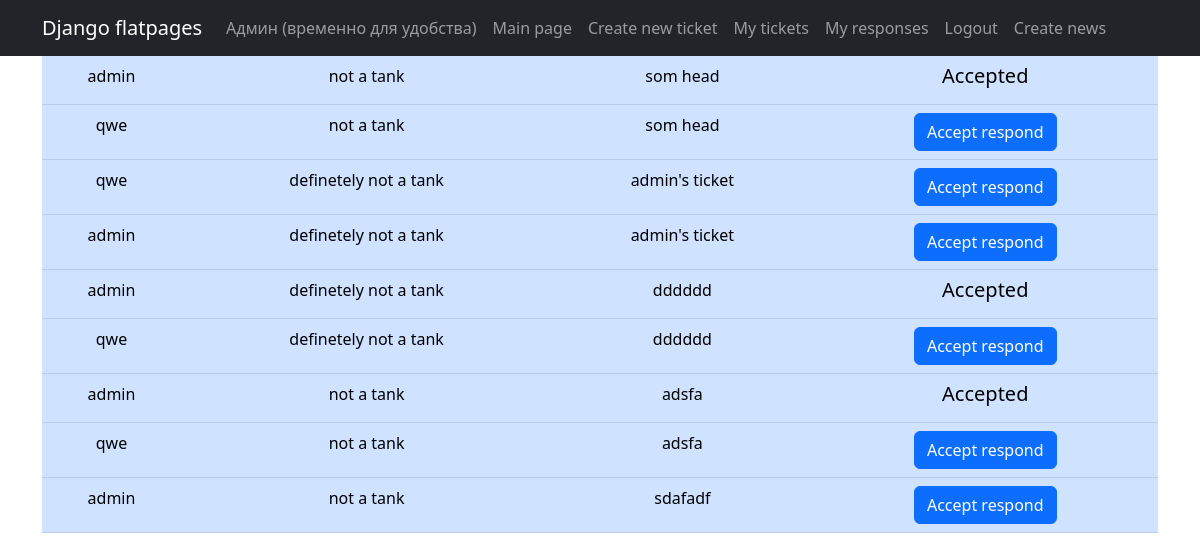
Page /responds/ (signed in) on the committed database.
### tickets/models.py (models this page shows, shortened)
class Responds(models.Model):  # автоматическое определение респондера при создании
    ticket = models.ForeignKey(Ticket, on_delete=models.CASCADE)
    responder = models.ForeignKey(User, on_delete=models.CASCADE)
    is_accepted = models.BooleanField(default=False)

class Ticket(models.Model):
    author = models.ForeignKey(User, on_delete=models.CASCADE)
    head = models.CharField(max_length=200)
    body = CKEditor5Field('Text', config_name='extends')
    category = models.CharField(choices=categories, max_length=25)
    pubdate = models.DateField(auto_now_add=True)

### tickets/views.py (the view)
# urls.py: path('responds/', UserRespondsList.as_view()),
class UserRespondsList(ListView, LoginRequiredMixin):  # Вьюшка с откликами на свои тикеты
    model = Responds
    ordering = 'ticket__pubdate'
    template_name = 'responds.html'
    context_object_name = 'responds'
    def get_queryset(self):
        return Responds.objects.filter(ticket__author=self.request.user)

### templates/responds.html (shortened to what this page needs)
{% extends 'flatpages/default.html' %}
    {% block content %}
    {% if responds %}
    <table class="table table-primary">
    {% for respond in responds %}
        <tr>
            <td>
                {{ respond.responder }}
            </td>
            <td>
                {{ respond.ticket.category }}
            </td>
            <td>
                {{ respond.ticket.head }}
            </td>
            <td>
                {% if not respond.is_accepted %}
                <a class="btn btn-primary" href="{% url 'respond_conformation' respond.id %}">Accept respond</a>
                {% else %}
                <h5>Accepted</h5>
                {% endif %}
            </td>
        </tr>
    {% endfor %}
    </table>
    {% else %}
    <h5>Nobody responded to your tickets yet</h5>
    {% endif %}
    {% endblock content %}

### rows in the picture
Responds: responder "admin", ticket.category "not a tank", ticket.head "som head", is_accepted "Accepted"
Responds: responder "qwe", ticket.category "not a tank", ticket.head "som head", is_accepted "Accept respond"
Responds: responder "qwe", ticket.category "definetely not a tank", ticket.head "admin's ticket", is_accepted "Accept respond"
Responds: responder "admin", ticket.category "definetely not a tank", ticket.head "admin's ticket", is_accepted "Accept respond"
Responds: responder "admin", ticket.category "definetely not a tank", ticket.head "dddddd", is_accepted "Accepted"
Responds: responder "qwe", ticket.category "definetely not a tank", ticket.head "dddddd", is_accepted "Accept respond"
Responds: responder "admin", ticket.category "not a tank", ticket.head "adsfa", is_accepted "Accepted"
Responds: responder "qwe", ticket.category "not a tank", ticket.head "adsfa", is_accepted "Accept respond"
Responds: responder "admin", ticket.category "not a tank", ticket.head "sdafadf", is_accepted "Accept respond"
